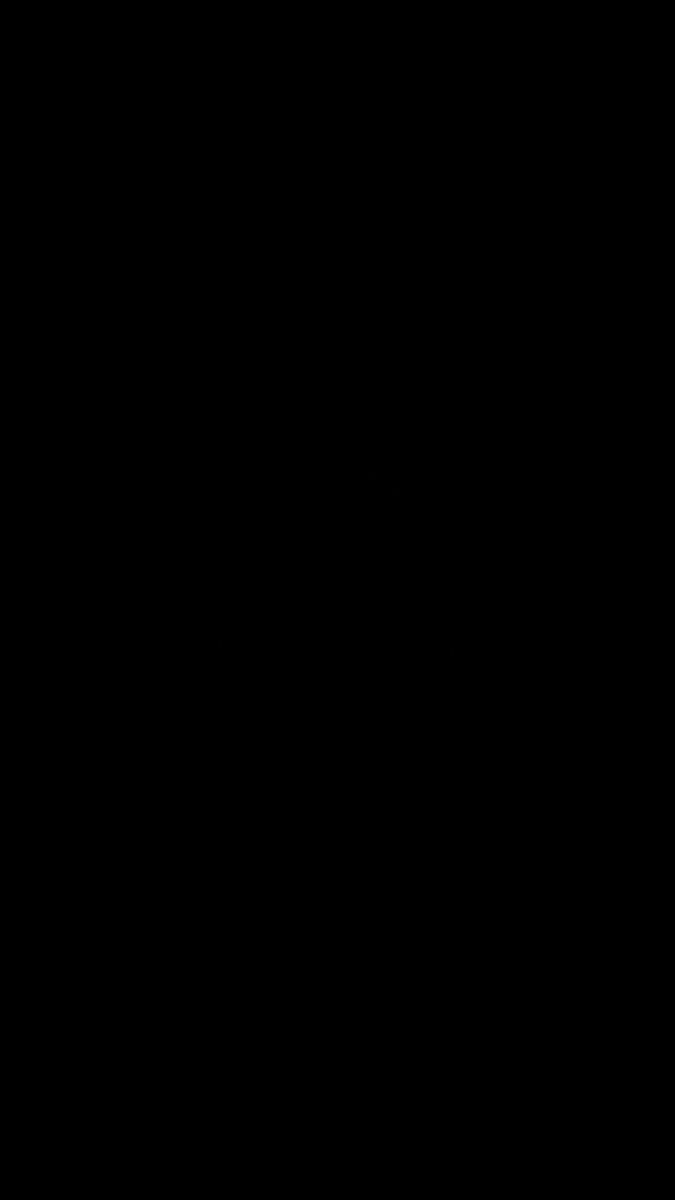
Frame 1 (no input)
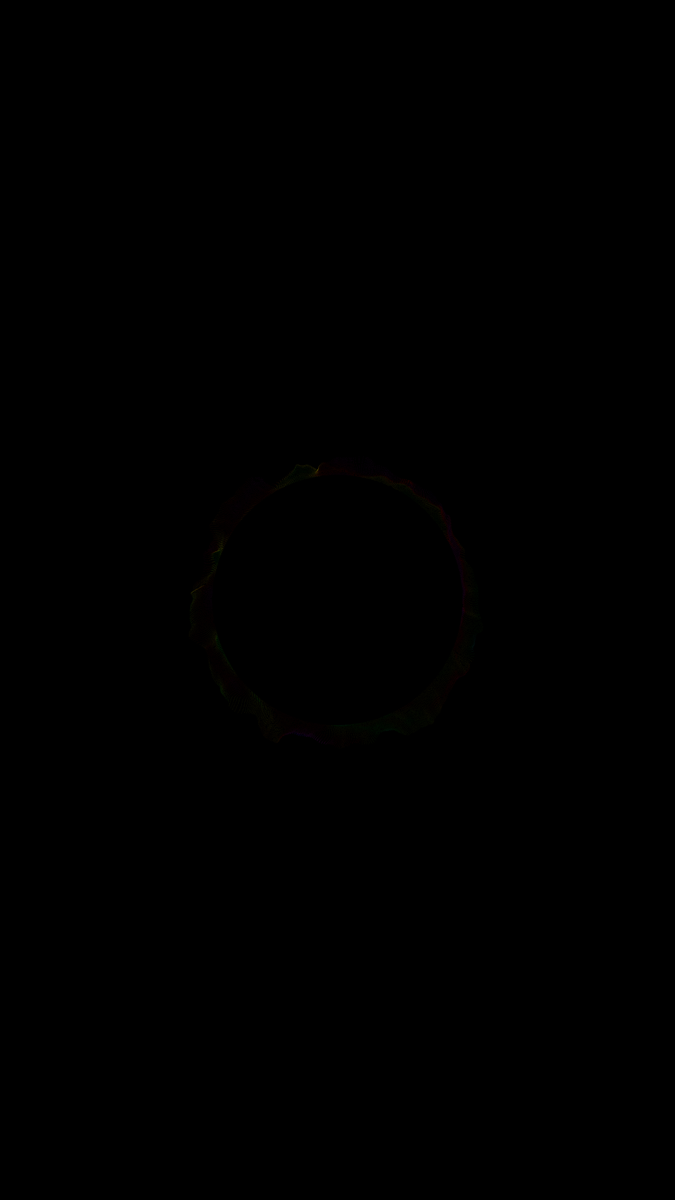
Frame 60 (no input)
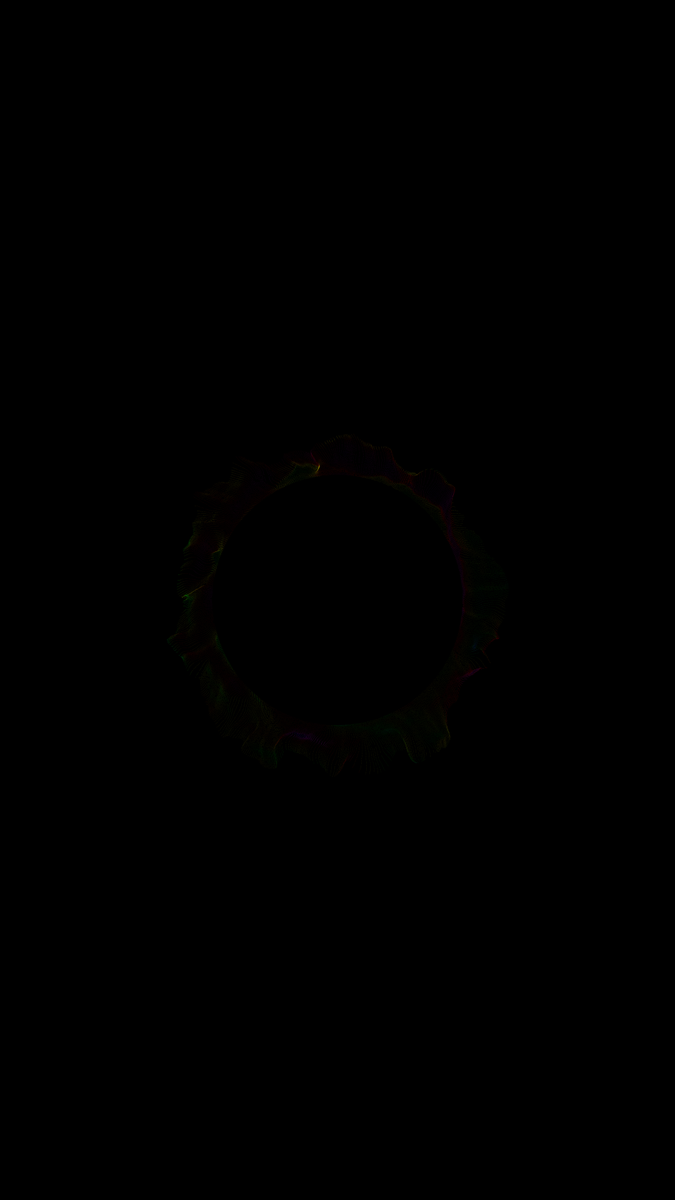
Frame 120 (the mouse pressed at the canvas centre since frame 60)

The p5.js sketch that drew these frames (run headless with seeded random() and noise() and a simulated clock; from frame 60 on, the mouse is pressed at the canvas centre):

// p5.js sketch
// ── sketch.js
function setup() {
  createCanvas(1080, 1920);
  angleMode(DEGREES);
  colorMode(HSB, 360);
  strokeWeight(0.2);
  background(0);
  loadParticles();
}

let noiseVal;
let p = [];
let offset;
const INTERACTION_KEY = 53;

function keyPressed() {
  if (keyCode === INTERACTION_KEY) {
    restart();
  }
}
function draw() {
  for (let i = 0; i < p.length; i++) {
    p[i].move();
    p[i].display();
  }

  if (p.every((x) => x.burnt)) {
    restart();
  }
}

const restart = () => {
  background(0);
  p = [];
  loadParticles();
};

class Particle {
  constructor(x, y, i) {
    this.x = x;
    this.y = y;
    this.i = i;
    this.burnt = false;
  }

  move() {
    this.n = noise(this.x * noiseVal, this.y * noiseVal, frameCount * noiseVal);
    let noi = map(this.n, 0, 1, -360, 360);
    this.x += sin(noi) / 3;
    this.y += cos(noi) / 3;
    this.x += sin(this.i) / 2;
    this.y += cos(this.i) / 2;
  }

  display() {
    let d = dist(this.x, this.y, width / 2, height / 2);
    let h = map(this.n, 0, 1, -50, 410);
    stroke((d / 1.5 + h + offset) % 360, 360, 360);
    point(this.x, this.y);
    if (
      this.y > height + 50 ||
      this.y < -50 ||
      this.x > width + 50 ||
      this.x < -50
    ) {
      this.burnt = true;
    }
  }
}

function loadParticles() {
  for (let i = 0; i < 360; i += 0.5) {
    p.push(
      new Particle(width / 2 + sin(i) * 200, height / 2 + cos(i) * 200, i)
    );
  }
  noiseVal = random(0.0008, 0.02);
  offset = random(360);
}
